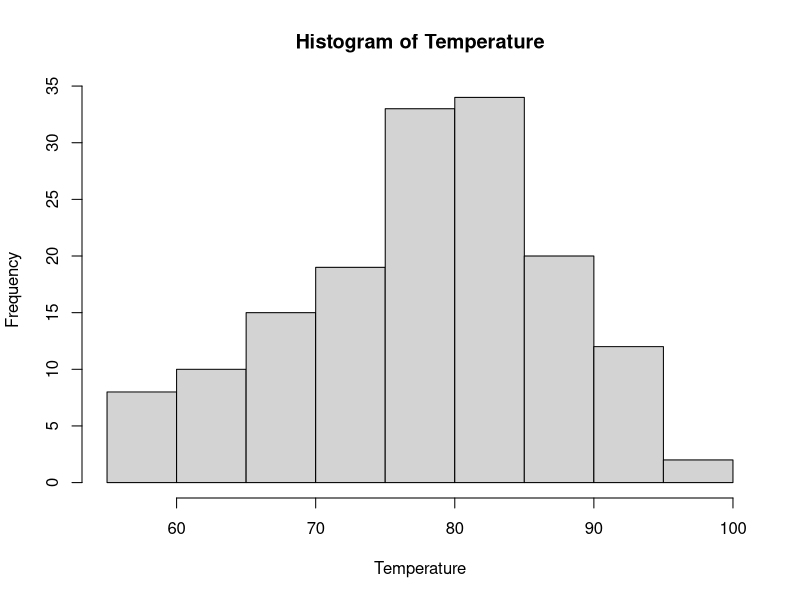
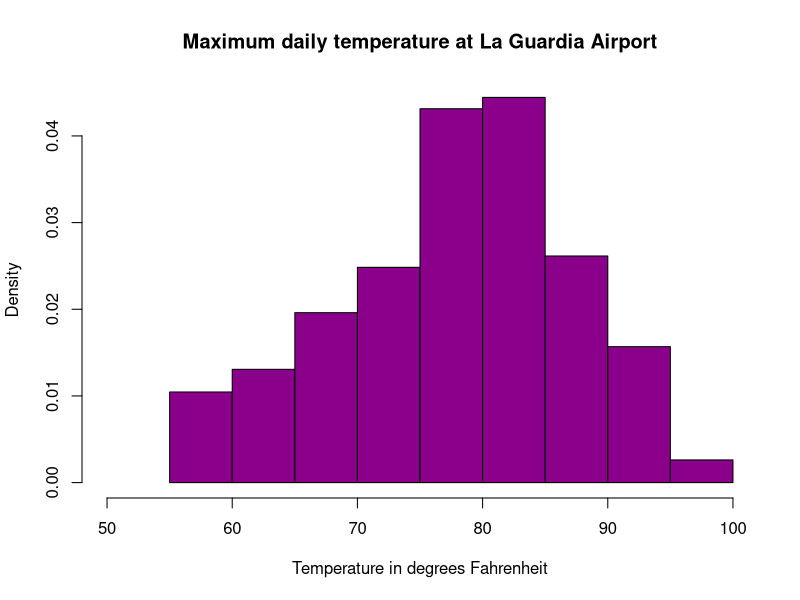
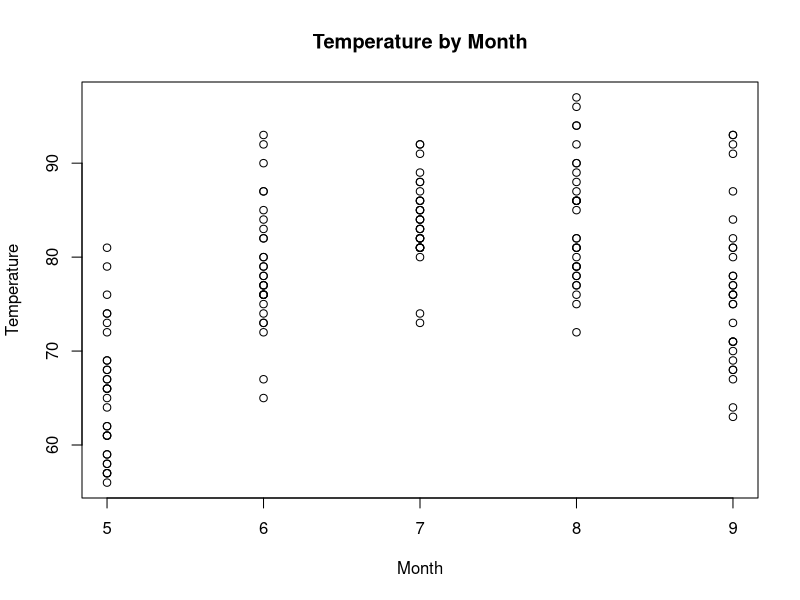
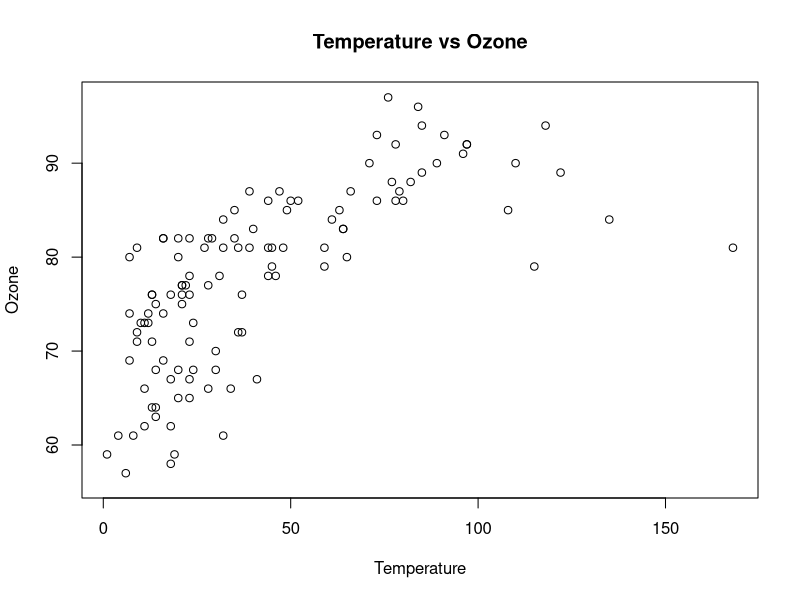
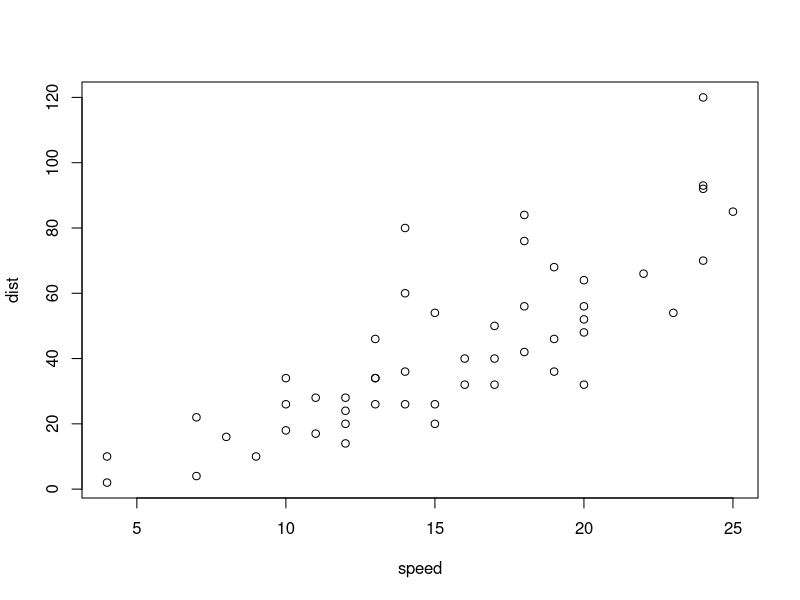
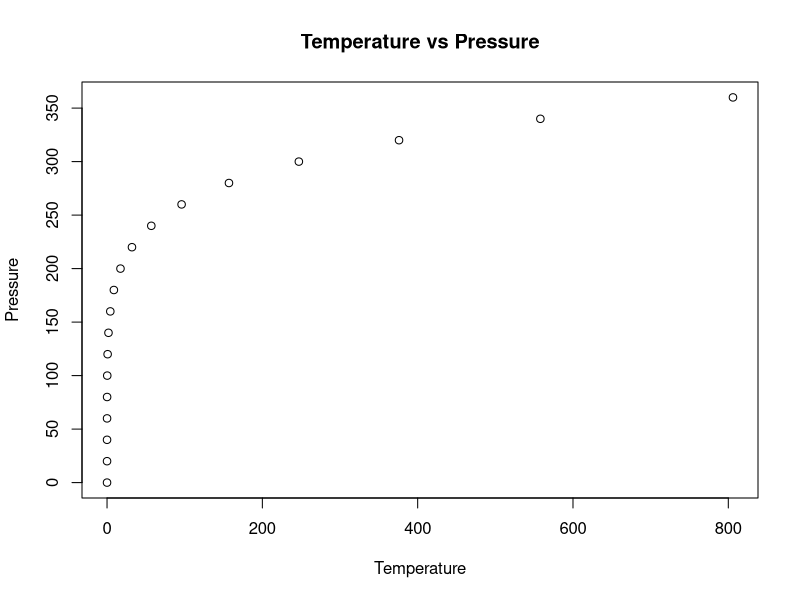
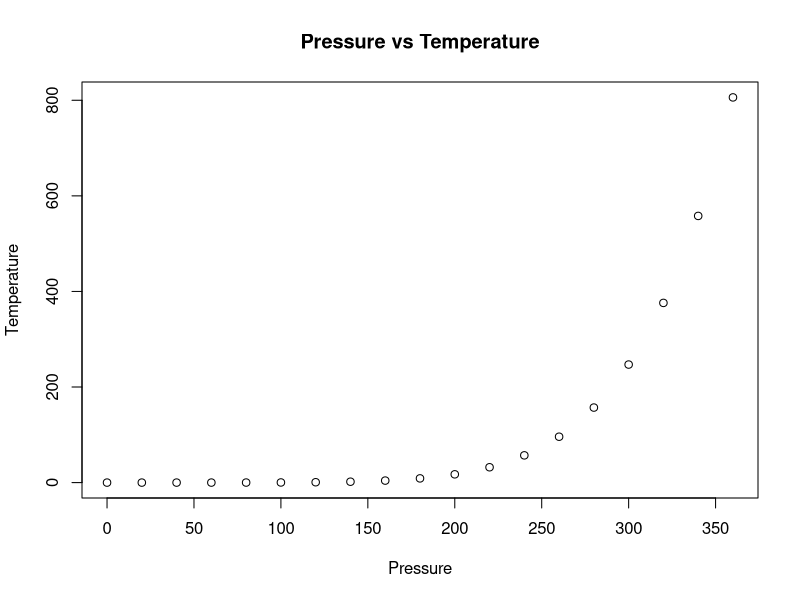

Write the R code that produced these figures, in order.
## ---- chunk 1
knitr::opts_chunk$set(echo = TRUE)
## ---- chunk 2
# We will be using the built-in dataset airquality which has daily air quality 
# measurements in New York from May to September 1973
str(airquality)

# Take only Temp columns
Temperature <- airquality$Temp
hist(Temperature)

# Histogram with added parameters
hist(Temperature,
     main="Maximum daily temperature at La Guardia Airport",
     xlab="Temperature in degrees Fahrenheit",
     xlim=c(50,100),
     col="darkmagenta",
     freq=FALSE)

# Q2A: Complete the following code to yield a scatterplot with x as Month and y as Temperature
# Make the x label "Month" and the y label "Temperature"
# Finally, make the title of the plot "Temperature by Month" 

plot(x=airquality$Month, y=airquality$Temp, xlab='Month', 
     ylab='Temperature', main = 'Temperature by Month')

# Q2B: Complete the following code to yield a scatter plot with x as Temperature and y as Ozone 
# Make the x label "Temperature" and the y label "Ozone",
# Make the title of the plot "Temperature vs Ozone"

plot(airquality$Temp ~ airquality$Ozone, xlab='Temperature',
     ylab='Ozone',main='Temperature vs Ozone')
## ---- chunk 3
summary(cars)
## ---- chunk 4
plot(cars)
## ---- chunk 5
summary(pressure)
## ---- chunk 6
#3A, complete the following scatter plot. 
#The x axis is temperature, while the y axis is pressure
#Please title the graph "Temperature vs Pressure"

plot(temperature ~ pressure, data=pressure, main="Temperature vs Pressure", xlab='Temperature', ylab='Pressure')
## ---- chunk 7
#3B, complete the following scatter plot:
#x axis is pressure, y axis is temperature,
#Label the x axis as "Pressure" and the y axis as "Temperature"
#Title the graph as "Pressure vs Temperature"

plot (pressure ~ temperature, data=pressure, main="Pressure vs Temperature", xlab='Pressure', ylab='Temperature')
